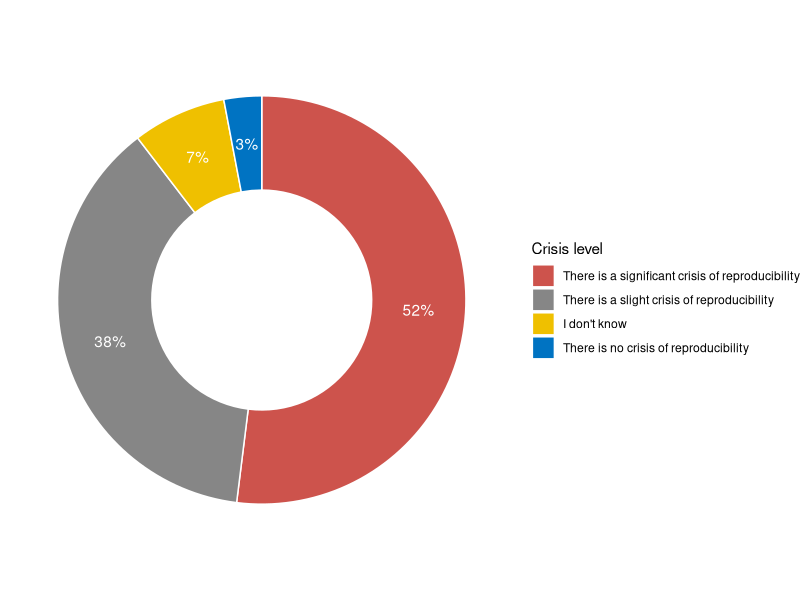

Here is the R script that generated this plot:
## ---- chunk 1
knitr::opts_chunk$set(echo = TRUE)
## ---- chunk 2
library(tidyverse)

data <- read_csv("data/data.csv")
## ---- chunk 3
plot1_data <- data %>%
  slice(-1) %>%
  rename(crisis_level=20) %>% # get rid of long variable name
  select(crisis_level) %>%
  mutate(crisis_level=as_factor(crisis_level))

pie_data <- plot1_data %>%
  group_by(crisis_level) %>%
  summarize(count=n()) %>%
  mutate(proportion=count/sum(count)) %>%
  arrange(desc(proportion)) %>%
  mutate(lab.ypos = cumsum(proportion) - 0.5*proportion) %>%
  mutate(crisis_level=fct_reorder(crisis_level, proportion))

my_colors <- c("#0073C2FF", "#EFC000FF", "#868686FF", "#CD534CFF")

ggplot(pie_data, aes(x=2, y=proportion, fill=crisis_level)) +
  geom_bar(stat="identity", color="white") +
  coord_polar(theta="y", start=0) +
  geom_text(aes(y=lab.ypos, label=paste(round(proportion*100), "%", sep="")), color="white") +
  scale_fill_manual(values=my_colors, name="Crisis level", guide=guide_legend(reverse=TRUE)) +
  theme_void() +
  xlim(0.5, 2.5)
## ---- chunk 4
table1 <- read_csv("data/table.csv")
knitr::kable(table1, caption="Table 1. Major challenges to rigor observed in shared resources")
